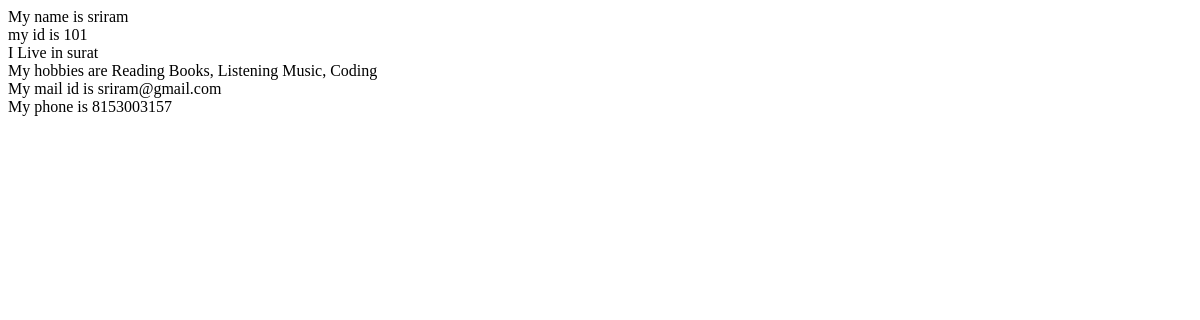
The app's page /app1/stud/101/, older data.
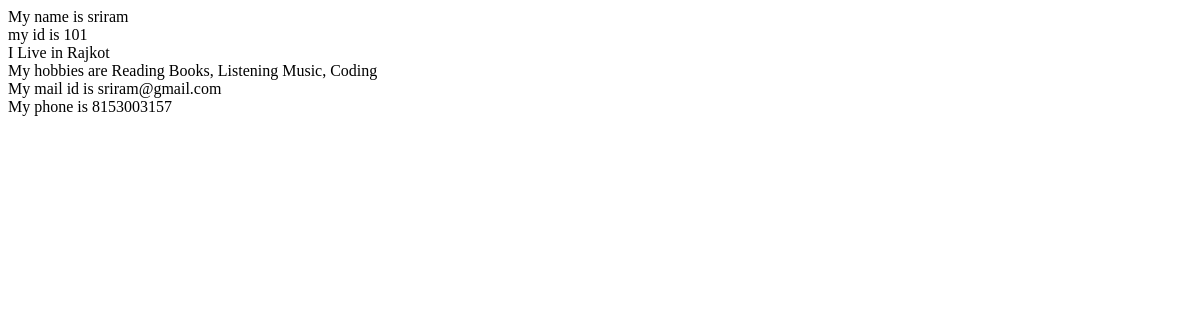
The same page, newer data.
### app1/models.py (models this page shows, shortened)
class student_data(models.Model):
    uid = models.IntegerField()
    name = models.CharField(max_length=25)
    mail = models.EmailField(max_length=30)
    phone = models.CharField(max_length=10)
    link = models.URLField(max_length=100,blank=True)
    add1 = models.CharField(max_length=50,blank=True)
    add2 = models.CharField(max_length=50,blank=True)
    city = models.CharField(max_length=10)
    GENDER_CHOICES = [('M','Male'),('F','Female')]
    gender = models.CharField(max_length=1,choices=GENDER_CHOICES,default='M')
    hobby1 = models.BooleanField('reading_books',default=False)
    hobby2 = models.BooleanField('travelling',default=False)
    hobby3 = models.BooleanField('listening_music',default=False)
    hobby4 = models.BooleanField('coding',default=False)
    hobby5 = models.BooleanField('sports',default=False)

### app1/views.py (the view)
# urls.py: path('stud/<int:my_id>/',views.show_data,name='std_detail')
def show_data(request,my_id=0):
    std_detail = student_data.objects.all()
    for std in std_detail:
        if std.uid == my_id:
            hby_list = []
            if std.hobby1 == True:
                hby_list.append('Reading Books')
            if std.hobby2 == True:
                hby_list.append('Travelling')
            if std.hobby3 == True:
                hby_list.append('Listening Music')
            if std.hobby4 == True:
                hby_list.append('Coding')
            if std.hobby5 == True:
                hby_list.append('Sports')
            while True:
                if len(hby_list) < 3:
                    hby_list.append('')
                else:
                    break
            bio_details = {
                'name':std.name,
                'city':std.city,
                'hobby1':hby_list[0],
                'hobby2':hby_list[1],
                'hobby3':hby_list[2],
                'id':my_id,
                'mail_id':std.mail,
                'phone':std.phone,
                }
            return render(request,'app2_templates/template_2.html',bio_details)

### app2/templates/app2_templates/template_2.html (shortened to what this page needs)
<html>
    <head>
    </head>
    <body>
        <div align="left">My name is {{name}}</div>
        <div align="left">my id is {{id}}</div>
        <div align="left">I Live in {{city}}</div>
        <div align="left">My hobbies are {{hobby1}}, {{hobby2}}, {{hobby3}}</div>
        <div align="left">My mail id is {{mail_id}}</div>
        <div align="left">My phone is {{phone}}</div>
    </body>
</html>

Row changes from the older to the newer data that the page shows:
changed student_data "sriram": city "surat" → "Rajkot"
